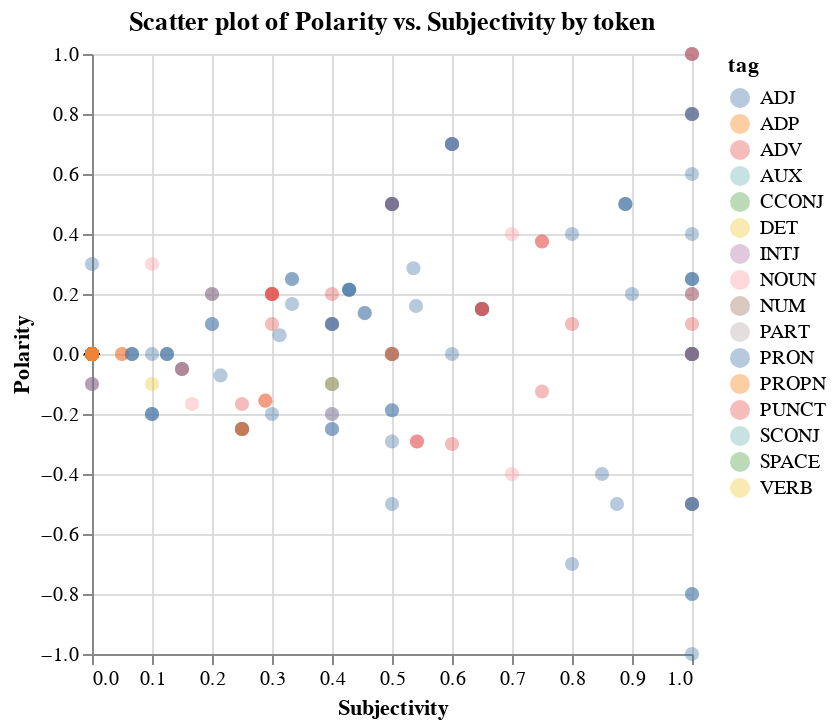

Source (notebook cell):
### Code cell
# plot
alt.Chart(df).mark_circle(opacity=.4, size=50).encode(
    alt.X('subjectivity', title="Subjectivity"),
    alt.Y('polarity', title="Polarity"),
    alt.Color('tag'),
    tooltip=['token','polarity','subjectivity']
).properties(
    title="Scatter plot of Polarity vs. Subjectivity by token"
)
# Polarity score are a float within the range -1.0 (negative) to 
# 1.0 (positive), and subjectivity from 0.0 to 1.0

### Figure 1 — Vega-Lite specification as saved in the notebook (floating-point values rounded to 4 significant figures; data arrays with more than 128 entries replaced by an {"elided": "..."} marker saying what was removed)
{"config": {"view": {"continuousWidth": 300, "continuousHeight": 300}}, "data": {"name": "data-e13a087facf92c6281dda9f61fb57a87"}, "mark": {"type": "circle", "opacity": 0.4, "size": 50}, "encoding": {"color": {"field": "tag", "type": "nominal"}, "tooltip": [{"field": "token", "type": "nominal"}, {"field": "polarity", "type": "quantitative"}, {"field": "subjectivity", "type": "quantitative"}], "x": {"field": "subjectivity", "title": "Subjectivity", "type": "quantitative"}, "y": {"field": "polarity", "title": "Polarity", "type": "quantitative"}}, "title": "Scatter plot of Polarity vs. Subjectivity by token", "$schema": "https://vega.github.io/schema/vega-lite/v5.20.1.json", "datasets": {"data-e13a087facf92c6281dda9f61fb57a87": {"elided": "2303 records"}}}
